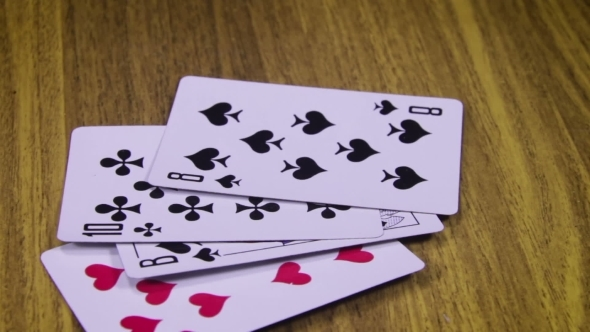
#> input picture resources/card.jpg, 590 x 332 px
$ python colorDetection.py
#> lines starting #> are read from the running program, lines starting #| are printed output that depends on the picture; after the words box and inside, x2 and y2 are one past the last pixel; in counts of white or black regions, pixels touching at a corner belong together
import cv2
import numpy as np
def empty(a):
    pass
path = "./resources/card.jpg"
cv2.namedWindow("Trackbars") #creating a window for trackbar
cv2.resizeWindow("Trackbars",640,240) #resizing the window
cv2.createTrackbar("Hue Min","Hue Min",-1,179,empty) #assigning values to the trackbar(empty can be replaced by a function
cv2.createTrackbar("Hue Max","Trackbars",179,179,empty)
cv2.createTrackbar("Sat Min","Trackbars",0,255,empty)
cv2.createTrackbar("Sat Max","Trackbars",82,255,empty)
cv2.createTrackbar("Val Min","Trackbars",120,255,empty)
cv2.createTrackbar("Val Max","Trackbars",255,255,empty)

while True:
    img = cv2.imread(path)
#> img is the input picture: shape (332, 590, 3); mean B, G, R 106.9, 121.1, 143
    imgHSV = cv2.cvtColor(img,cv2.COLOR_BGR2HSV)
#> imgHSV: shape (332, 590, 3); mean H, S, V 68.1, 115.9, 151.1
    h_min = cv2.getTrackbarPos("Hue Min","Trackbars") #getting the  values on changing fro trackbar
    h_max = cv2.getTrackbarPos("Hue Max", "Trackbars")
    s_min = cv2.getTrackbarPos("Sat Min", "Trackbars")
    s_max = cv2.getTrackbarPos("Sat Max", "Trackbars")
    v_min = cv2.getTrackbarPos("Val Min", "Trackbars")
    v_max = cv2.getTrackbarPos("Val Max", "Trackbars")
    print(h_min,h_max,s_min,s_max,v_min,v_max)
    lower = np.array([h_min,s_min,v_min])
    upper = np.array([h_max,s_max,v_max])
    mask = cv2.inRange(imgHSV,lower,upper) #creating a mask for detected color portion
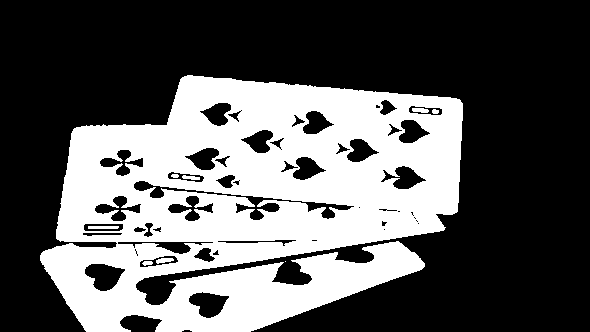
#> mask: shape (332, 590); 35.8% white; 9 white regions (1 under 20 px), largest, box (x1, y1, x2, y2) and area: (40, 75, 463, 332) 69763, (88, 226, 119, 229) 92, (156, 258, 174, 264) 72
    imgResult = cv2.bitwise_and(img,img,mask=mask) #selecting teh detected color from the original image
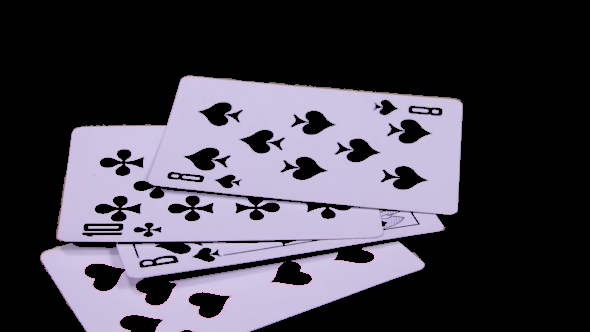
#> imgResult: shape (332, 590, 3); mean B, G, R 78.3, 67.1, 71
    cv2.imshow("image",img)
    cv2.imshow("imagehsv",imgHSV)
    cv2.imshow("Mask", mask)
    cv2.imshow("Result", imgResult)
    cv2.waitKey(1)
